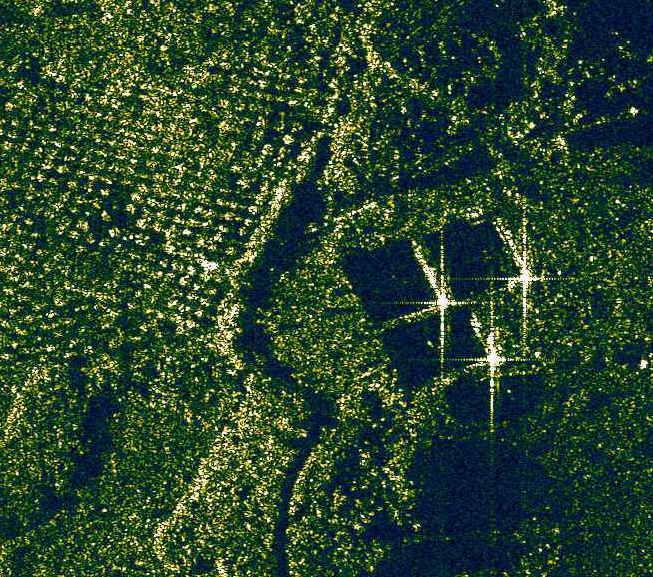
%> input picture sub_image_from_SARPER.png, 653 x 577 px
$ octave main_conv_lrsd.m   (GNU Octave 9; MATLAB toolbox functions it lacks are replaced by stand-ins)
%> lines starting %> are read from the running program, lines starting %| are printed output that depends on the picture; in (x1, y1, x2, y2) boxes, pixels count from 0 and x2, y2 are one past the last pixel; in counts of white or black regions, pixels touching at a corner belong together; the program's own positions count from 1
%> `background1 = im2double(rgb2gray(imread(imgPath)));`:
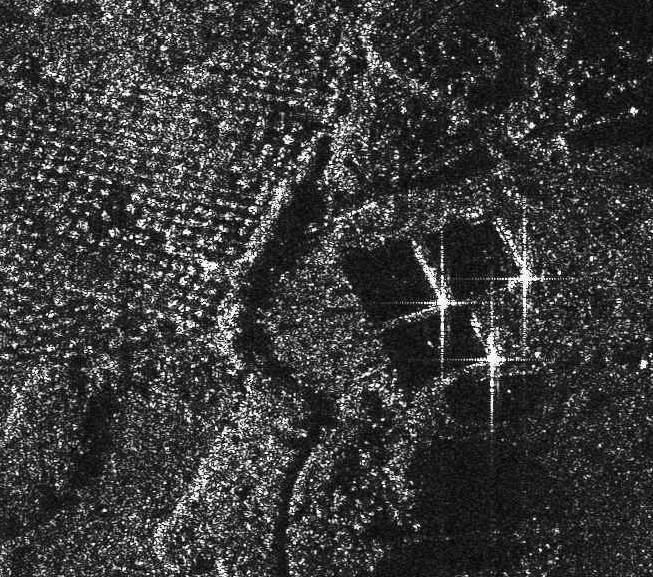
%> background1: size 577x653 double; min 0, max 1, mean 0.23
### Extract_ROI.m
function roi = Extract_ROI(scene,Nx0,Ny0)
%> called with Nx0 = 256, Ny0 = 256

% Crop the scene image to extract the ROI stated in the center.

nrows= size(scene,1);
%> nrows = 577
ncols= size(scene,2);
%> ncols = 653
rss= ceil(nrows/2)-Ny0/2+1:ceil(nrows/2)+Ny0/2;
%> rss = 256 values from 162 to 417
css= ceil(ncols/2)-Nx0/2+1:ceil(ncols/2)+Nx0/2;
%> css = 256 values from 200 to 455
rss(rss<1)=1; rss(rss>nrows)=nrows;
css(css<1)=1; css(css>ncols)=ncols;
roi=scene(rss, css); % Crop the scene image.
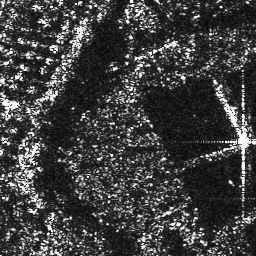
%> roi: size 256x256 double; min 0, max 1, mean 0.247
%> `mask(ind1, ind2) = 1;`: mask: size 256x256 double; every value is 1
%| Mask nnz = 65536

end

### Patch_Operator.m
function Fout=Patch_Operator(f,Nx,Ny,Mx,My,Ns,rt,ct)
%> called with Nx = 256, Ny = 256, Mx = 32, My = 32, Ns = 576
    global indexes
    indexes=zeros(Ns,2);
    F=zeros(Mx*My,Ns);
    f_matrix=reshape(f,[Ny Nx]);
    ind=0;
    for r=rt
        rs=r:r+My-1;
        for c=ct
            patch=f_matrix(rs,c:c+Mx-1);
            ind=ind+1;
            indexes(ind,:)=[r,c];
            F(:,ind)=patch(:);
        end
    end
%> `F = reshape(abs(R(fconv)), [M, Ns]);`:
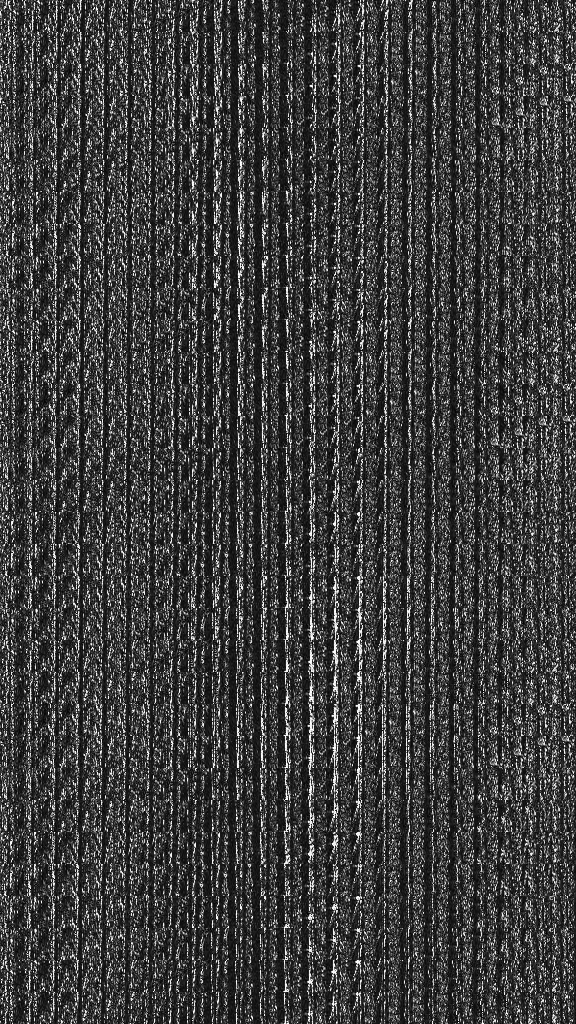
%> F: size 1024x576 double; min 0, max 1, mean 0.243
    Fout=F(:);
end

### Inverse_Patch_Operator.m
function f=Inverse_Patch_Operator(Fin,Nx,Ny,Mx,My,Ns)
%> called with Nx = 256, Ny = 256, Mx = 32, My = 32, Ns = 576
    global indexes
    F=reshape(Fin,Mx*My,Ns);
    f_matrix=zeros(Ny,Nx);
    f_nominator=zeros(Ny,Nx);
    f_denominator=zeros(Ny,Nx);
    Iones=ones(My,Mx);
    for ind=1:Ns
        patch=reshape(F(:,ind),[My Mx]);
        r=indexes(ind,1);
        c=indexes(ind,2);
        rs=r:r+My-1;
        cs=c:c+Mx-1;
        f_nominator(rs,cs)=f_nominator(rs,cs)+patch;
        f_denominator(rs,cs)=f_denominator(rs,cs)+Iones;
    end
    for i=1:Ny
        for j=1:Nx
            if f_denominator(i,j)==0, continue; end
            f_matrix(i,j)=f_nominator(i,j)/f_denominator(i,j);
        end
    end
    f=f_matrix(:);
end

### USFO.m
function y = USFO(x,mask,mode)
%   Define forward/adjoint Fourier and Sparse Sampling Operator
%
%   Undersampled Fourier transform operator (USFO) for 2D sequences
%
%   x: input sequence [nx ny]
%   mask: sampling pattern [nx ny]
%
%   H.R. Hashempour
%   hrhashempour@shirazu.ac.ir
%   Nov 2020

[nx,ny] = size(mask);

if mode == 1      %  Forward operator
    x = reshape(x,[nx ny]);
    u = fft2(x);
    u = fftshift(fftshift(u,1),2);
    u = u/sqrt(nx*ny);
    y = u(mask>0);
elseif mode == 2  %  Adjoint operator
    u = zeros(nx,ny);
    u(mask>0) = x;
    u = ifftshift(ifftshift(u,1),2);
    y = sqrt(nx*ny)*ifft2(u);
end
y = y(:);

### sar_cmap.m
function SAR_cmp = sar_cmap
% SAR_cmp = sar_cmap
%
% INPUTS: None
%
% OUTPUTS
%
% SAR_cmp : A colormap for viewing SAR imagery
%
% This routine generates a colormap, useful for displaying SAR imagery. The
% colormap can subsequently be invoked by the MATLAB command
%
% colormap(SAR_cmp)

% W. C. Karl 6/11/97 based on code from W. W. Irving.

SAR_cmp = zeros(256,3);

% Red
SAR_cmp(80:191,1) = 0.9961 * [0:111]'/111;
SAR_cmp(192:256,1) = 0.9961 * ones(65,1);

% Green
SAR_cmp(3:256,2) = 0.9844 * [0:253]'/253;

% Blue
SAR_cmp(1:20,3) = 0.2344 * [0:19]'/19;
SAR_cmp(21:30,3) = 0.2344 + 0.039*[0:9]'/9;
SAR_cmp(31:40,3) = 0.2734 - 0.039*[0:9]'/9;
SAR_cmp(41:80,3) = 0.2344 - 0.2344*[0:39]'/39;
SAR_cmp(180:245,3) = 0.9961 * [0:65]'/65;
SAR_cmp(246:256,3) = 0.9961 * ones(11,1);

### main_conv_lrsd.m
% MAIN_CONV_LRSD
% Conventional (CGS-based) LRSD SAR/ISAR imaging and decomposition demo.
%
% Please cite this article if you use this code:
% H. R. Hashempour, M. Moradikia, H. Bastami, A. Abdelhadi and M. Soltanalian,
% "Fast and Robust LRSD-Based SAR/ISAR Imaging and Decomposition,"
% IEEE Transactions on Geoscience and Remote Sensing, vol. 60, pp. 1-13, 2022,
% Art no. 5227413, doi: 10.1109/TGRS.2022.3172018.
% [188 lines not run here, left out]
function plot_db_image(x, ttl)
%> called with ttl = '2D-FT'
x = abs(x);
xdb = 20 * log10(max(x, 1e-12));
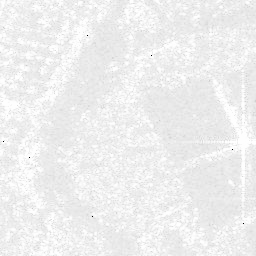
%> xdb: size 256x256 double; min -240, max 1.93e-15, mean -15.15; drawn with min black and max white
xdb(xdb < -30) = -30;
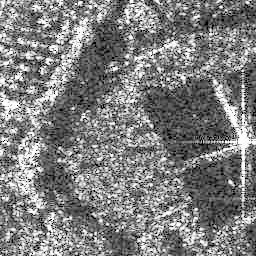
%> xdb: size 256x256 double; 1.62% of pixels changed, all inside (x1, y1, x2, y2) = (0, 0, 256, 256); drawn with min black and max white
%> the run ends on the next line

figure;
colormap(sar_cmap);
imagesc(xdb, [-30 0]);
axis image off;
colorbar;
title(ttl);
drawnow;
end

function B = svt(A, gamma)
[U, S, V] = svd(A, 0);
Z = diag(shrink(diag(S), gamma));
B = U * Z * V';
end

function A = shrink(B, gamma)
A = sign(B) .* max(abs(B) - gamma, 0);
end
